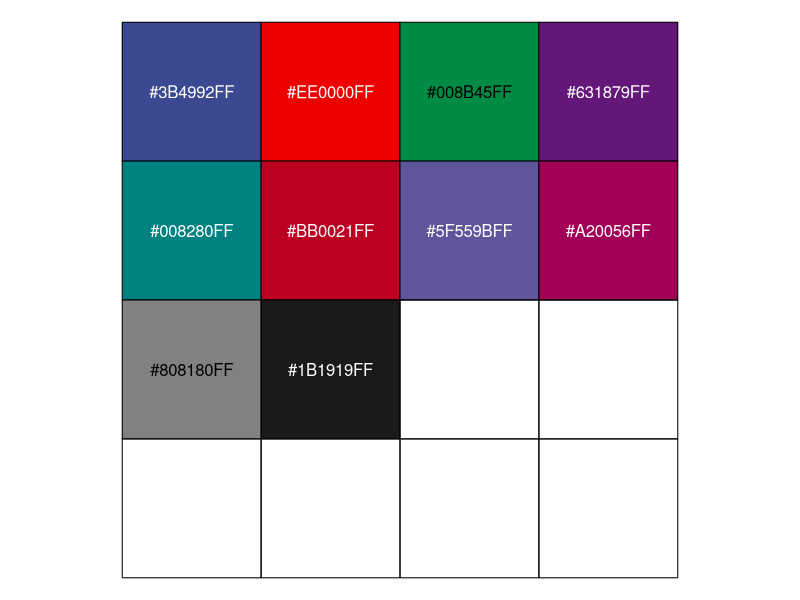
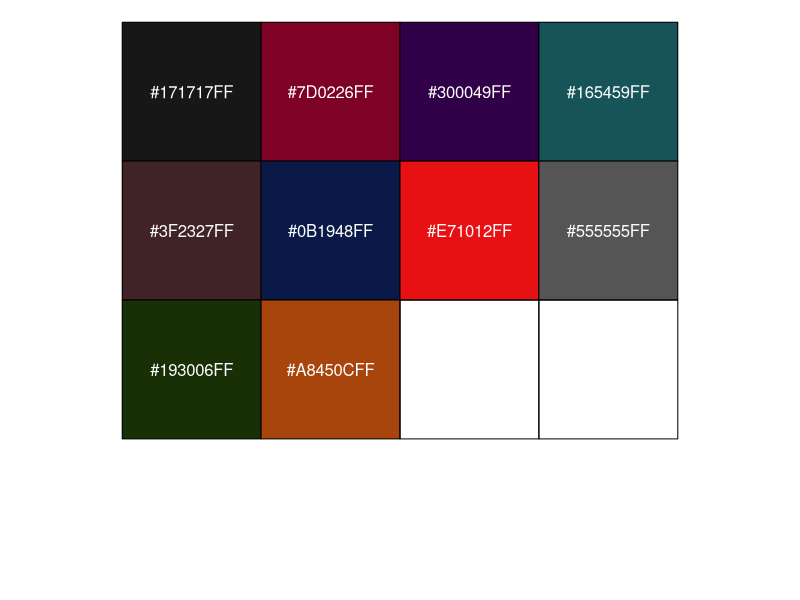
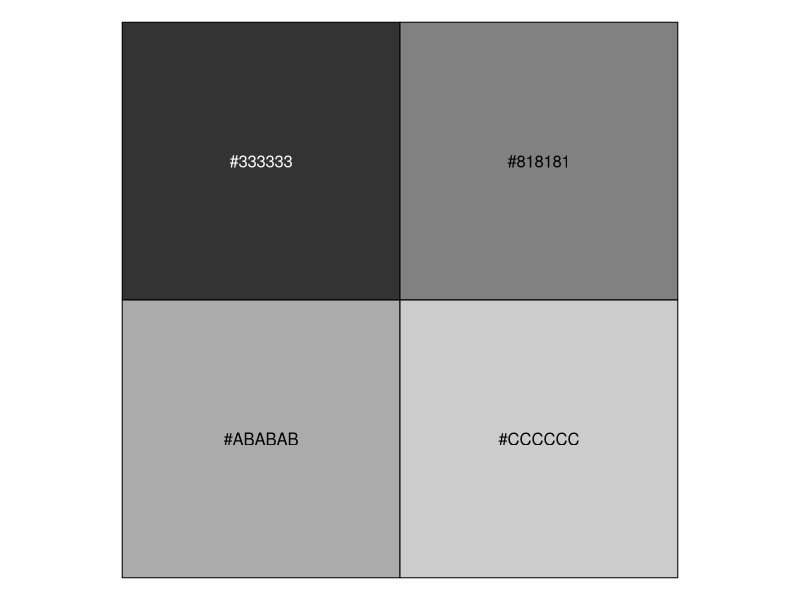
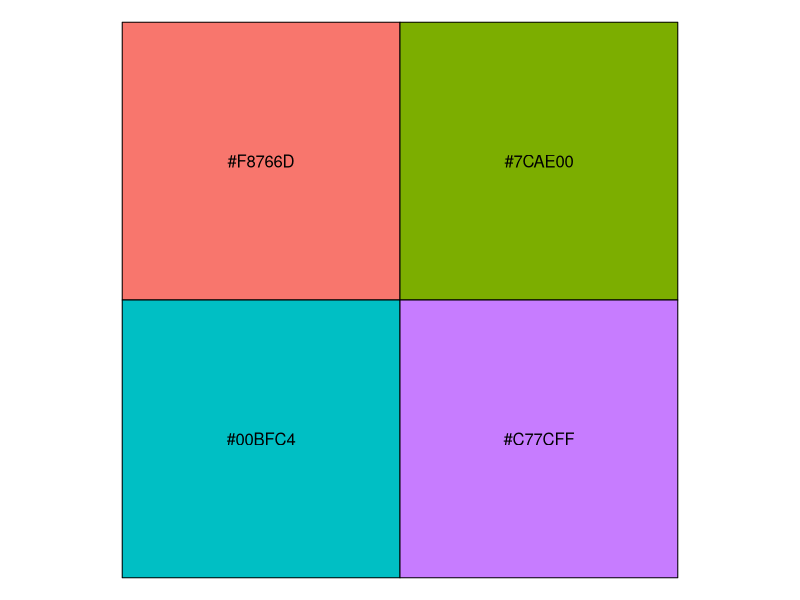
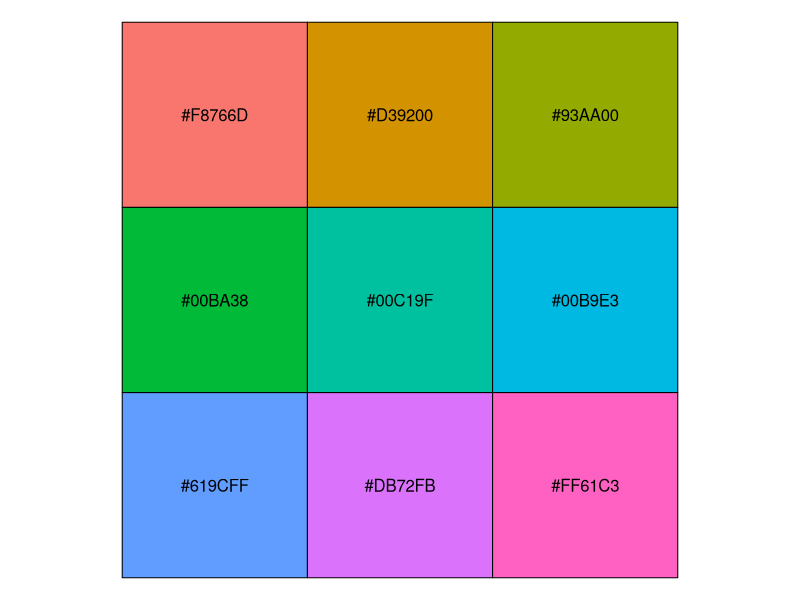
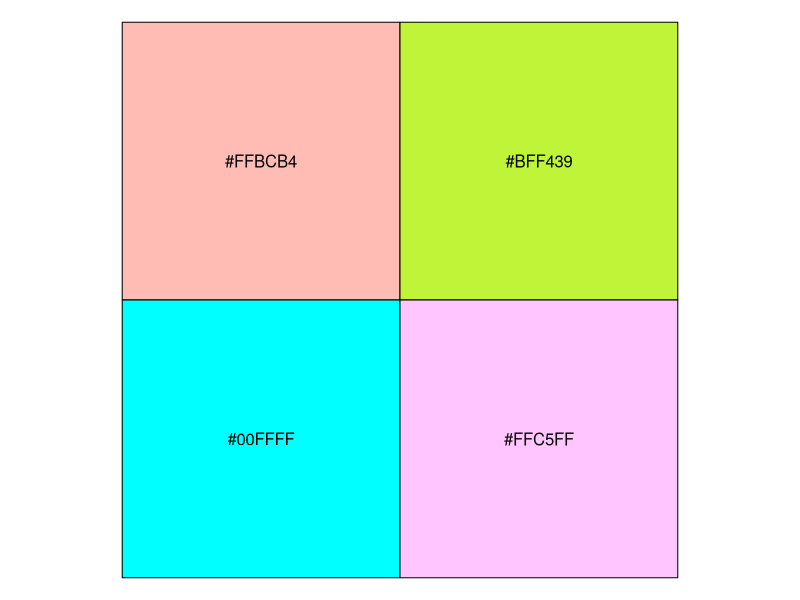
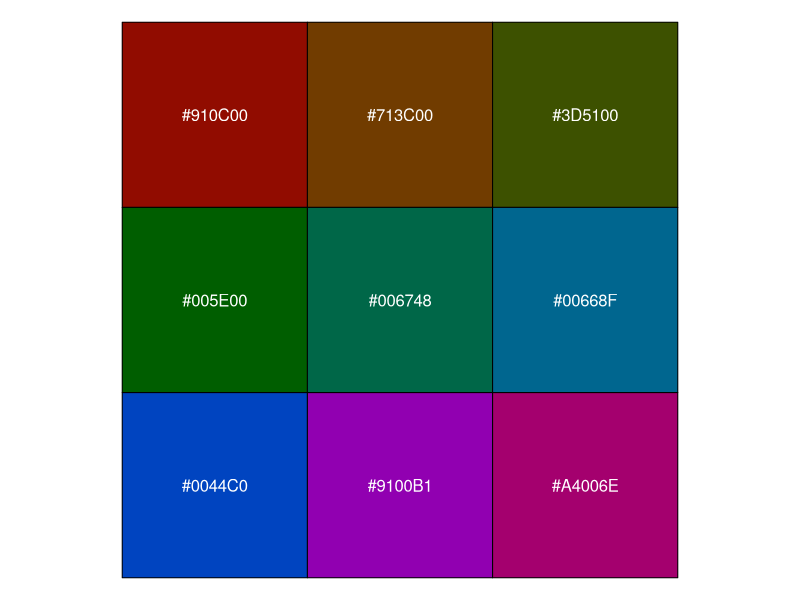
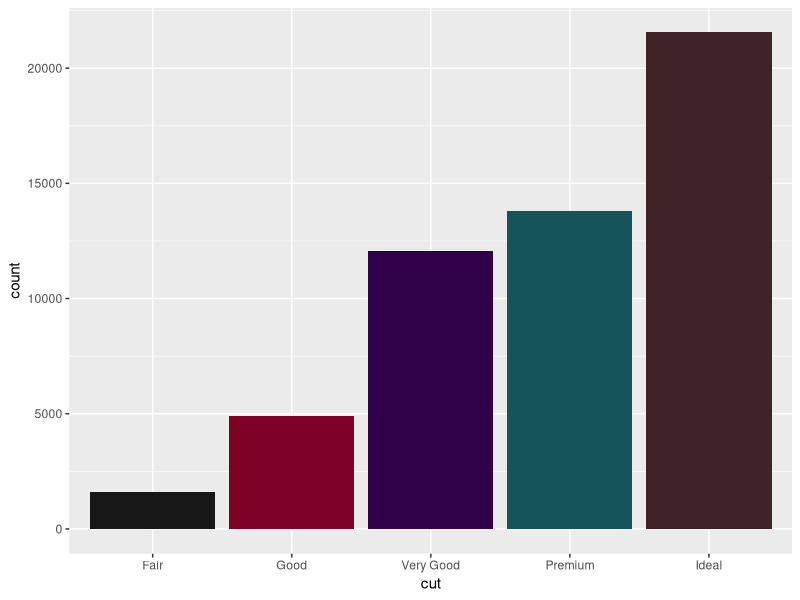

The R script that drew these images, in order:
## ---- chunk 1
knitr::opts_chunk$set(echo = TRUE)
## ---- chunk 2
library(scales)
library(ggsci)
library(tidyverse)
## ---- chunk 3
library("scales")
show_col(pal_aaas("default")(15))
## ---- chunk 4
library("scales")

#  Color palettes = "hallmarks_light", "hallmarks_dark", "signature_substitutions"
show_col(pal_cosmic("hallmarks_dark")(10))


show_col(pal_grey()(4)) # gradientes de grises

show_col(pal_hue()(4)) # paleta de 4 colores
show_col(pal_hue()(9)) # paleta de 9 colores
show_col(pal_hue(l = 90)(4)) # paleta de 9 colores con hue de 90
show_col(pal_hue(l = 30)(9)) # paleta de 9 colores con hue de 30
## ---- chunk 5
ggplot(diamonds, aes(x = cut, fill = cut))+
  geom_bar() +
  scale_fill_cosmic(palette = "hallmarks_dark") +
  theme(legend.position = "none")
## ---- chunk 6
show_col(pal_viridis()(10))
show_col(pal_viridis(direction = -1)(6))
show_col(pal_viridis(begin = 0.2, end = 0.8)(4))
show_col(pal_viridis(option = "mako")(6))




## ---- chunk 7

library(ggsci) # Scientific journal and Sci-fi themed color palettes for ggplot2
# colour_palettes= "category10", "category20", "category20b", "category20c"
show_col(pal_d3("category20c")(15))
## ---- chunk 8
ggplot(diamonds, aes(x = carat, y=price, colour=cut))+
  geom_point() +
  scale_colour_d3(palette = "category20b") +
  theme(legend.position = "none")+
  facet_wrap(~cut)
## ---- chunk 9
library("scales")
show_col(pal_jama("default")(7))
## ---- chunk 10
library("scales")
show_col(pal_lancet("lanonc")(9))
## ---- chunk 11
ggplot(diamonds, aes(x = cut, fill = cut))+
  geom_bar() +
  scale_fill_lancet(palette = "lanonc") +
  theme(legend.position = "none")
## ---- chunk 12
show_col(pal_frontiers("default")(8))

## ---- chunk 13
library("ggplot2")
data("diamonds")

ggplot(
  subset(diamonds, carat >= 2.2),
  aes(x = table, y = price, colour = cut)
) +
  geom_point(alpha = 0.7) +
  geom_smooth(method = "loess", alpha = 0.1, size = 1, span = 1) +
  #theme_dark() +
  #theme(
  #  panel.background = element_rect(fill = "#2D2D2D"),
  #  legend.key = element_rect(fill = "#2D2D2D")
  #) +
  scale_color_frontiers()
## ---- chunk 14
ggplot(
  subset(diamonds, carat > 2.2 & depth > 55 & depth < 70),
  aes(x = depth, fill = cut)
) +
  geom_histogram(colour = "black", binwidth = 1, position = "dodge") +
  theme_dark() +
  theme(
    panel.background = element_rect(fill = "#2D2D2D")
  ) +
  scale_fill_frontiers()
## ---- chunk 15
ggplot(
  subset(diamonds, carat >= 2.2),
  aes(x = table, y = price, colour = cut)
) +
  geom_point(alpha = 0.7) +
  geom_smooth(method = "loess", alpha = 0.1, size = 1, span = 1) +
  theme_bw() +
  scale_color_simpsons()
## ---- chunk 16
show_col(pal_frontiers("default")(8))

## ---- chunk 17
show_col(pal_gsea("default")(12))
## ---- chunk 18

miscolores <- colorRampPalette(
  colors =c("#623dc2", "#53bc43", "#d22d2d",
            "#30a3cf","#37c8c1" ))(5) 
# nota el valor al final es cuant colores tiene en su paletta. 

miscolores 

scales::show_col(miscolores) # para ver tus colores
## ---- chunk 19
library(ggplot2)
data(diamonds)

ggplot(diamonds, aes(x = color, fill = cut)) +
  geom_bar() +
  scale_fill_manual(values = miscolores)
